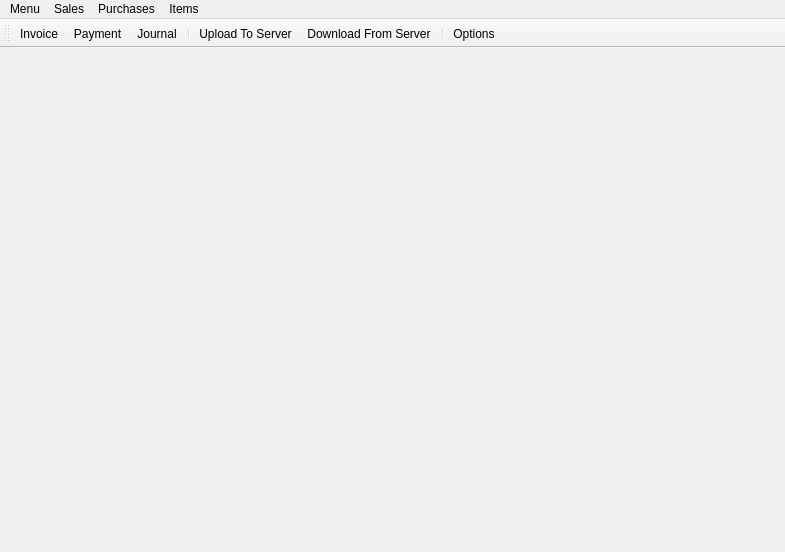
<?xml version="1.0" encoding="UTF-8"?>
<ui version="4.0">
 <class>CentralWindow</class>
 <widget class="QMainWindow" name="CentralWindow">
  <property name="geometry">
   <rect>
    <x>0</x>
    <y>0</y>
    <width>785</width>
    <height>552</height>
   </rect>
  </property>
  <property name="windowTitle">
   <string>Accounting Software</string>
  </property>
  <property name="styleSheet">
   <string notr="true"/>
  </property>
  <widget class="QWidget" name="centralwidget">
   <layout class="QVBoxLayout" name="verticalLayout">
    <item>
     <widget class="QLabel" name="centralPic">
      <property name="text">
       <string/>
      </property>
      <property name="pixmap">
       <pixmap>../Images/Quran.png</pixmap>
      </property>
      <property name="scaledContents">
       <bool>true</bool>
      </property>
     </widget>
    </item>
   </layout>
  </widget>
  <widget class="QMenuBar" name="menubar">
   <property name="geometry">
    <rect>
     <x>0</x>
     <y>0</y>
     <width>785</width>
     <height>21</height>
    </rect>
   </property>
   <widget class="QMenu" name="menuMenu">
    <property name="title">
     <string>Menu</string>
    </property>
    <widget class="QMenu" name="menuAccounts">
     <property name="title">
      <string>Accounts</string>
     </property>
     <addaction name="actionBack_Up_Data"/>
     <addaction name="actionRestore_Data"/>
    </widget>
    <widget class="QMenu" name="menuSales">
     <property name="title">
      <string>Sales</string>
     </property>
     <addaction name="actionNew_Invoice"/>
     <addaction name="actionApply_Customer_Payment"/>
     <addaction name="actionOpen_Invoices_List"/>
     <addaction name="actionReturn_Credit_Note"/>
    </widget>
    <widget class="QMenu" name="menuPurcahses">
     <property name="title">
      <string>Purcahses</string>
     </property>
     <addaction name="action_New_Purchase_Order"/>
     <addaction name="actionOpen_Purchase_Order_List"/>
    </widget>
    <widget class="QMenu" name="menuTransactions">
     <property name="title">
      <string>Transactions</string>
     </property>
     <addaction name="actionMake_A_transaction"/>
     <addaction name="actionTransaction_List"/>
     <addaction name="separator"/>
     <addaction name="actionAdd_Payable"/>
    </widget>
    <widget class="QMenu" name="menuReports">
     <property name="title">
      <string>Reports</string>
     </property>
     <addaction name="actionInvoices"/>
     <addaction name="actionPayments"/>
     <addaction name="actionBalance_Sheet"/>
     <addaction name="actionIncome_Statement"/>
     <addaction name="actionOther_Reports"/>
    </widget>
    <widget class="QMenu" name="menuAdd">
     <property name="title">
      <string>Add</string>
     </property>
     <addaction name="actionProduct"/>
     <addaction name="actionSaleperson"/>
     <addaction name="actionEmployee"/>
    </widget>
    <widget class="QMenu" name="menuView">
     <property name="title">
      <string>View</string>
     </property>
     <addaction name="actionEmployees"/>
     <addaction name="actionItems"/>
     <addaction name="actionClients"/>
     <addaction name="actionSales"/>
     <addaction name="separator"/>
     <addaction name="separator"/>
     <addaction name="actionProfit"/>
     <addaction name="actionPending_Payments"/>
    </widget>
    <addaction name="menuAccounts"/>
    <addaction name="menuSales"/>
    <addaction name="menuPurcahses"/>
    <addaction name="menuTransactions"/>
    <addaction name="menuReports"/>
    <addaction name="menuAdd"/>
    <addaction name="menuView"/>
    <addaction name="actionHelp"/>
   </widget>
   <widget class="QMenu" name="menuSales_2">
    <property name="title">
     <string>Sales</string>
    </property>
    <addaction name="actionNew_Invoice_2"/>
    <addaction name="actionAdd_Payment"/>
    <addaction name="actionOpen_Invoices_List_2"/>
   </widget>
   <widget class="QMenu" name="menuPurchases">
    <property name="title">
     <string>Purchases</string>
    </property>
    <addaction name="actionNew_Purchase_Order"/>
    <addaction name="actionPurchase_Order_Lists"/>
   </widget>
   <widget class="QMenu" name="menuItems">
    <property name="title">
     <string>Items</string>
    </property>
    <addaction name="actionAdd"/>
    <addaction name="actionView"/>
   </widget>
   <addaction name="menuMenu"/>
   <addaction name="menuSales_2"/>
   <addaction name="menuPurchases"/>
   <addaction name="menuItems"/>
  </widget>
  <widget class="QToolBar" name="toolBar">
   <property name="windowTitle">
    <string>toolBar</string>
   </property>
   <property name="toolButtonStyle">
    <enum>Qt::ToolButtonTextUnderIcon</enum>
   </property>
   <attribute name="toolBarArea">
    <enum>TopToolBarArea</enum>
   </attribute>
   <attribute name="toolBarBreak">
    <bool>false</bool>
   </attribute>
   <addaction name="actionInvoice"/>
   <addaction name="actionnew_Receiot"/>
   <addaction name="actionjournal"/>
   <addaction name="separator"/>
   <addaction name="actionUpload_To_Server"/>
   <addaction name="actiondownloadFromServer"/>
   <addaction name="separator"/>
   <addaction name="actionoptions"/>
  </widget>
  <action name="actionTools">
   <property name="text">
    <string>Tools</string>
   </property>
  </action>
  <action name="actionHelp">
   <property name="text">
    <string>Help</string>
   </property>
  </action>
  <action name="actionBack_Up_Data">
   <property name="text">
    <string>Back Up Data...</string>
   </property>
  </action>
  <action name="actionRestore_Data">
   <property name="text">
    <string>Restore Data...</string>
   </property>
  </action>
  <action name="actionNew_Invoice">
   <property name="text">
    <string>New Invoice</string>
   </property>
  </action>
  <action name="actionApply_Customer_Payment">
   <property name="text">
    <string>Apply Customer Payment</string>
   </property>
  </action>
  <action name="actionOpen_Invoices_List">
   <property name="text">
    <string>Open Invoices List</string>
   </property>
  </action>
  <action name="actionReturn_Credit_Note">
   <property name="text">
    <string>Return/Credit Note</string>
   </property>
  </action>
  <action name="action_New_Purchase_Order">
   <property name="text">
    <string> New Purchase Order</string>
   </property>
  </action>
  <action name="actionOpen_Purchase_Order_List">
   <property name="text">
    <string>Open Purchase Order List</string>
   </property>
  </action>
  <action name="actionMake_A_transaction">
   <property name="text">
    <string>New Transaction</string>
   </property>
  </action>
  <action name="actionTransaction_List">
   <property name="text">
    <string>Transaction List</string>
   </property>
  </action>
  <action name="actionInvoices">
   <property name="text">
    <string>Invoices</string>
   </property>
  </action>
  <action name="actionPayments">
   <property name="text">
    <string>Payments</string>
   </property>
  </action>
  <action name="actionBalance_Sheet">
   <property name="text">
    <string>Balance Sheet</string>
   </property>
  </action>
  <action name="actionIncome_Statement">
   <property name="text">
    <string>Income Statement </string>
   </property>
  </action>
  <action name="actionOther_Reports">
   <property name="text">
    <string>Other Reports</string>
   </property>
  </action>
  <action name="actionnewTest">
   <property name="icon">
    <iconset>
     <normaloff>../../../Academic/Semester 6/New folder/testing/ui/6448-200.png</normaloff>../../../Academic/Semester 6/New folder/testing/ui/6448-200.png</iconset>
   </property>
   <property name="text">
    <string>newTest</string>
   </property>
   <property name="toolTip">
    <string>forTesting</string>
   </property>
  </action>
  <action name="actionProduct">
   <property name="text">
    <string>Item</string>
   </property>
  </action>
  <action name="actionSaleperson">
   <property name="text">
    <string>Saleperson</string>
   </property>
  </action>
  <action name="actionEmployee">
   <property name="text">
    <string>Employee</string>
   </property>
  </action>
  <action name="actionEmployees">
   <property name="text">
    <string>Employees</string>
   </property>
  </action>
  <action name="actionItems">
   <property name="text">
    <string>Items</string>
   </property>
  </action>
  <action name="actionProfit">
   <property name="text">
    <string>Profit</string>
   </property>
  </action>
  <action name="actionSales">
   <property name="text">
    <string>Sales</string>
   </property>
  </action>
  <action name="actionClients">
   <property name="text">
    <string>Clients</string>
   </property>
  </action>
  <action name="actionPending_Payments">
   <property name="text">
    <string>Pending Payments</string>
   </property>
  </action>
  <action name="actionAdd_Payable">
   <property name="text">
    <string>Add Payable</string>
   </property>
  </action>
  <action name="actionInvoice">
   <property name="icon">
    <iconset>
     <normaloff>C:/Users/MOIZ/Downloads/icons/plus-circle.png</normaloff>C:/Users/MOIZ/Downloads/icons/plus-circle.png</iconset>
   </property>
   <property name="text">
    <string>Invoice</string>
   </property>
   <property name="toolTip">
    <string>New Invoice</string>
   </property>
  </action>
  <action name="actionnew_Receiot">
   <property name="icon">
    <iconset>
     <normaloff>C:/Users/MOIZ/Downloads/icons/receipt-stamp.png</normaloff>C:/Users/MOIZ/Downloads/icons/receipt-stamp.png</iconset>
   </property>
   <property name="text">
    <string>Payment</string>
   </property>
   <property name="toolTip">
    <string>Apply a Payment Received</string>
   </property>
  </action>
  <action name="actionjournal">
   <property name="icon">
    <iconset>
     <normaloff>C:/Users/MOIZ/Downloads/icons/receipt--plus.png</normaloff>C:/Users/MOIZ/Downloads/icons/receipt--plus.png</iconset>
   </property>
   <property name="text">
    <string>Journal</string>
   </property>
   <property name="toolTip">
    <string>Add a Journal Voucher</string>
   </property>
  </action>
  <action name="actionUpload_To_Server">
   <property name="icon">
    <iconset>
     <normaloff>C:/Users/MOIZ/Downloads/icons/computer-cloud.png</normaloff>C:/Users/MOIZ/Downloads/icons/computer-cloud.png</iconset>
   </property>
   <property name="text">
    <string>Upload To Server</string>
   </property>
   <property name="toolTip">
    <string>Upload To Server</string>
   </property>
  </action>
  <action name="actiondownloadFromServer">
   <property name="icon">
    <iconset>
     <normaloff>C:/Users/MOIZ/Downloads/icons/download-cloud.png</normaloff>C:/Users/MOIZ/Downloads/icons/download-cloud.png</iconset>
   </property>
   <property name="text">
    <string>Download From Server</string>
   </property>
   <property name="toolTip">
    <string>Download From Server</string>
   </property>
  </action>
  <action name="actionoptions">
   <property name="icon">
    <iconset>
     <normaloff>C:/Users/MOIZ/Downloads/icons/screwdriver.png</normaloff>C:/Users/MOIZ/Downloads/icons/screwdriver.png</iconset>
   </property>
   <property name="text">
    <string>Options</string>
   </property>
   <property name="toolTip">
    <string>Options</string>
   </property>
  </action>
  <action name="actionAdd">
   <property name="text">
    <string>Add</string>
   </property>
  </action>
  <action name="actionView">
   <property name="text">
    <string>View</string>
   </property>
  </action>
  <action name="actionNew_Purchase_Order">
   <property name="text">
    <string>New Purchase Order</string>
   </property>
  </action>
  <action name="actionPurchase_Order_Lists">
   <property name="text">
    <string>Purchase Order Lists</string>
   </property>
  </action>
  <action name="actionNew_Invoice_2">
   <property name="text">
    <string>New Invoice</string>
   </property>
  </action>
  <action name="actionAdd_Payment">
   <property name="text">
    <string>Add Payment</string>
   </property>
  </action>
  <action name="actionOpen_Invoices_List_2">
   <property name="text">
    <string>Open  Invoices List</string>
   </property>
  </action>
 </widget>
 <resources/>
 <connections/>
</ui>
